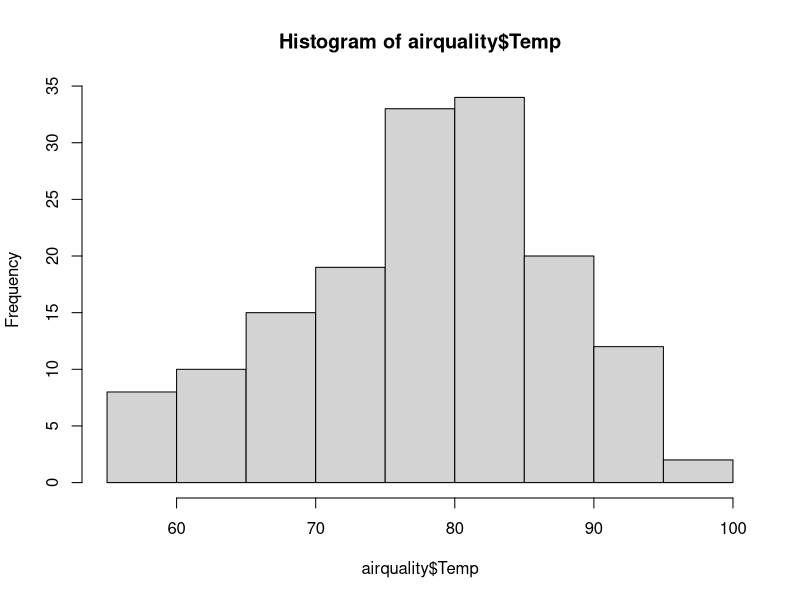
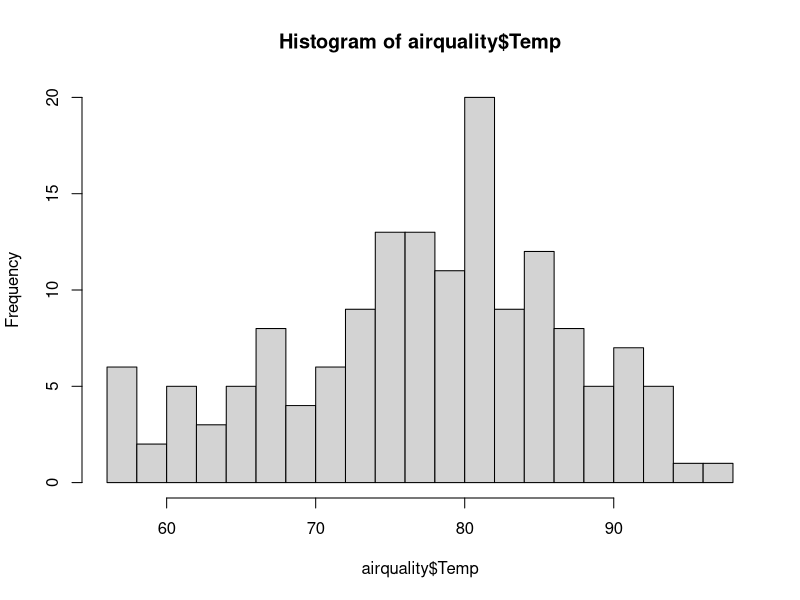
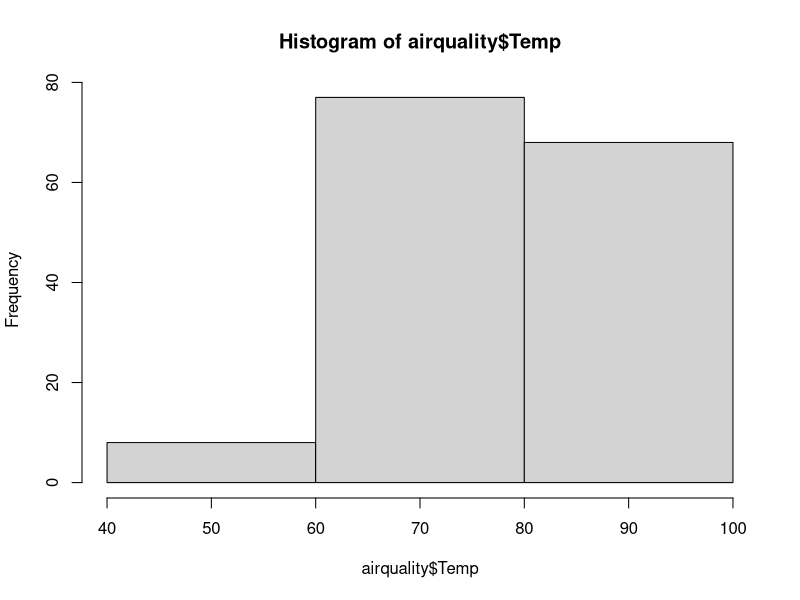
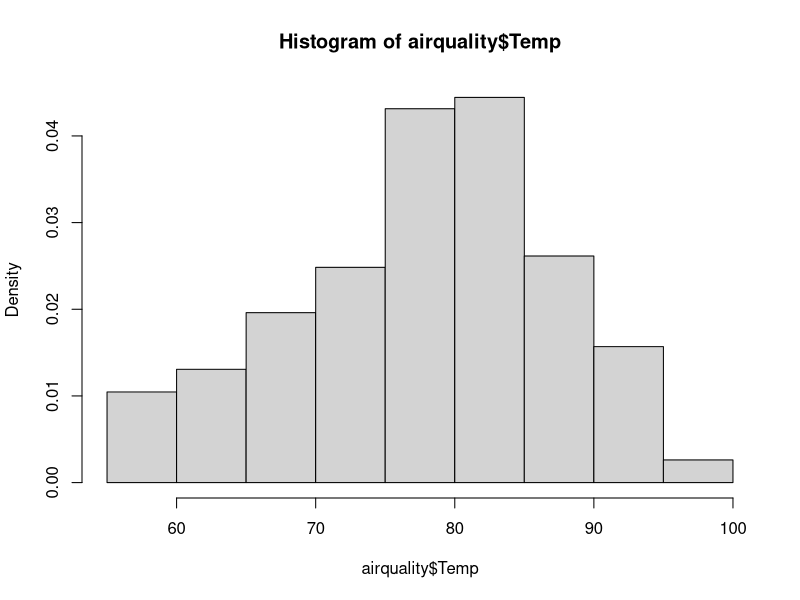
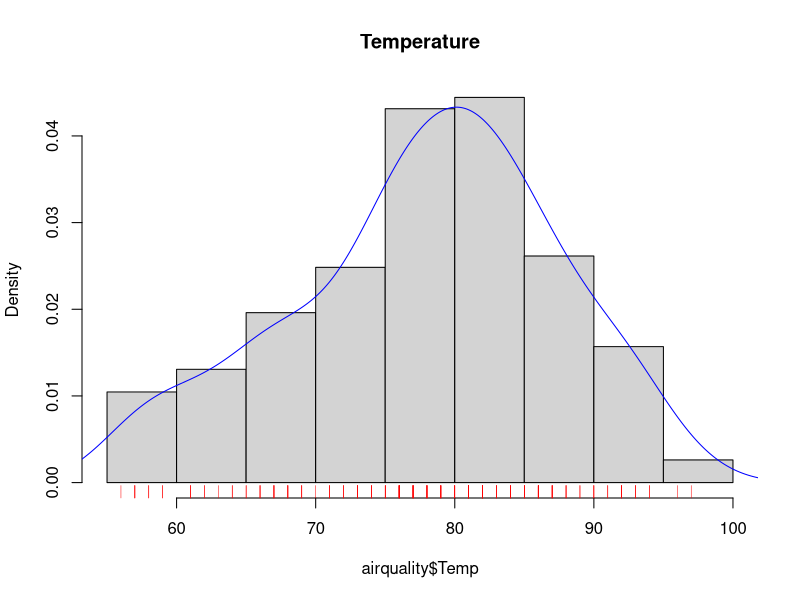
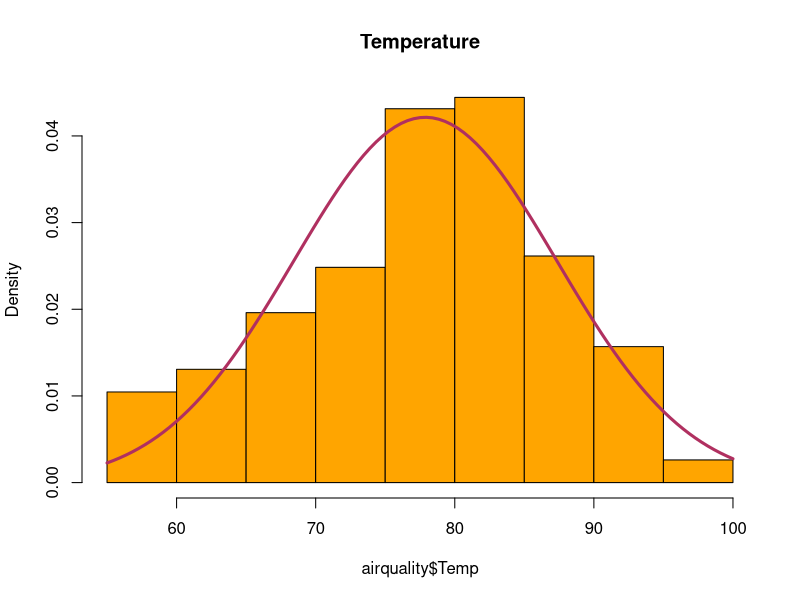
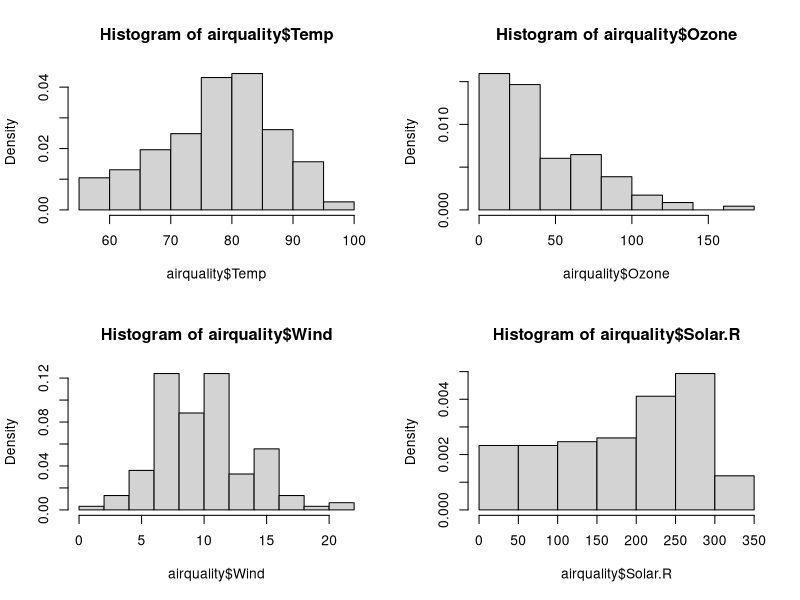
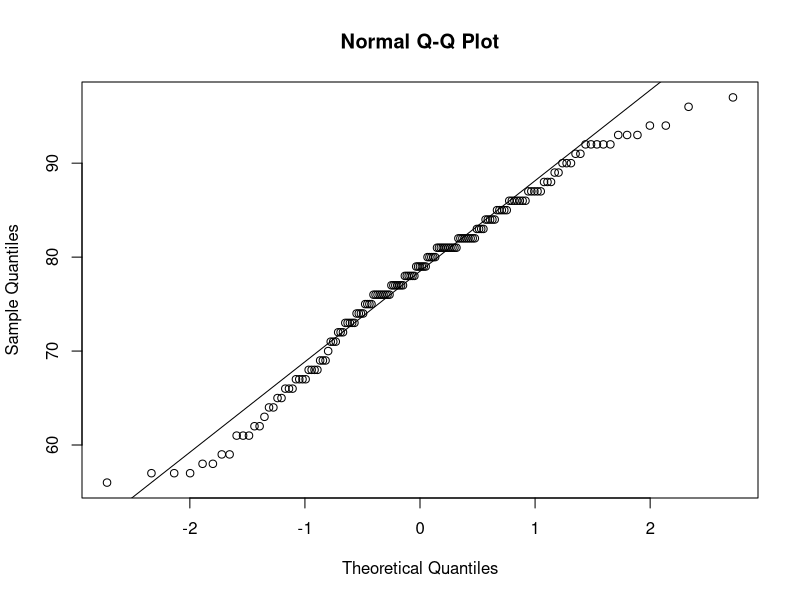

Write R code to recreate these figures, in order.
library(datasets)
airquality

#view first 5 rows
airquality[1:5,]

#mean Temp
mean(airquality$Temp)
median(airquality$Temp)
var(airquality$Temp)

#don't want to keep using the "$" sign to point to the data set, we a can use the attach command
attach(airquality)
var(Temp)

#interquartile range (IQR)
quantile(airquality$Temp)

#percentage cut points
cut<-seq(0,1,0.1)
cut
quantile(airquality$Temp,cut)

#-------------------------------------------------------------------------------
#when have missing value

mean(airquality$Ozone)
#result ->  NA  

mean(airquality$Ozone,na.rm = TRUE)

#all col means
apply(airquality,2,mean,na.rm = TRUE)

#-------------------------------------------------------------------------------

summary(airquality$Ozone)  #but no need for summary na.rm

summary(airquality)

#-------------------------------------------------------------------------------

#Histograms

hist(airquality$Temp)

hist(airquality$Temp,breaks = 20)
hist(airquality$Temp,breaks = c(40,60,80,100))

hist(airquality$Temp,probability = TRUE)

hist(airquality$Temp,probability = TRUE,main = 'Temperature')
points(density(airquality$Temp),type = 'l',col='blue')
rug(airquality$Temp,col="red")

#fit a normal curve over the data

m<-mean(airquality$Temp)
s<-sqrt(var(airquality$Temp))
hist(airquality$Temp,probability = TRUE,main = 'Temperature',col='orange')   #***prob=T
curve(dnorm(x,mean = m, sd=s),col='maroon',lwd=3,add = TRUE)    #add=T otherwise it plots separately

par(mfrow=c(2,2))
hist(airquality$Temp, prob=T)
hist(airquality$Ozone, prob=T)
hist(airquality$Wind, prob=T)
hist(airquality$Solar.R, prob=T)

#-------------------------------------------------------------------------------

#Q-Q Plot
par(mfrow=c(1,1))
qqnorm(airquality$Temp)
qqline(airquality$Temp)

#-------------------------------------------------------------------------------

#boxplot

boxplot(airquality$Ozone)
boxplot(airquality[,1:4])  #quick summaries for all the variables but not really meaningful as the variables may not be on comparable scales

#boxplots of temperature data grouped by the factor "month"

boxplot(airquality$Temp~airquality$Month)
#or
boxplot(Temp~Month,data=airquality)

#-------------------------------------------------------------------------------

#scatter plot

plot(airquality$Temp,airquality$Ozone)
with(airquality,plot(Temp,Ozone))

pairs(airquality[,1:4])  #more than two variables


plot(airquality$Temp,airquality$Ozone,col='blue',pch=19)
with(airquality,plot(Temp,Ozone,col='blue',pch=15))

#-------------------------------------------------------------------------------

#stem plot

rnorm(40,100)
stem(rnorm(40,100))

tapply(airquality$Temp, airquality$Month, mean)  #group summaries based on factor levels







